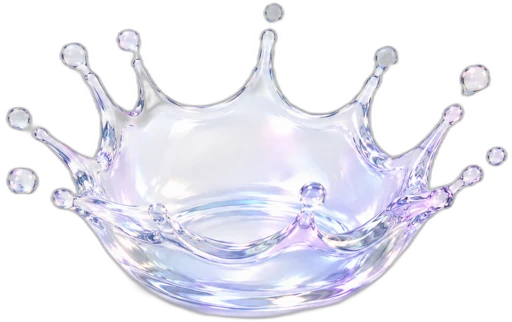
#> input picture brand-assets/corona-salpicadura-liquida.webp, 512 x 322 px
$ python -i signal_email_pipeline.py   (imports and definitions only)
#> lines starting #> are read from the running program, lines starting #| are printed output that depends on the picture
# -*- coding: utf-8 -*-
"""
The Signal, email pipeline.
Turns the LIGHT web edition (the b1/Pearl design Jon loves) into a self contained
Gmail email by rendering it as retina image strips. This is THE approved way to get
the design into the inbox (email HTML cannot render the real design).

Usage:
    python signal_email_pipeline.py <path-to-light-edition.html> [issue_no]

Output: writes Signal-<issue>-EMAIL-claro.html into the SensaLab email folder, with
the strips hosted, and prints the strip URLs. Then create the Gmail draft from that
HTML (that step uses the Gmail connector, done by the assistant).
"""
import sys, subprocess, tempfile, pathlib
from PIL import Image

MSEDGE = r"C:\Program Files (x86)\Microsoft\Edge\Application\msedge.exe"
OUTDIR = pathlib.Path(r"C:\Users\jonmo\OneDrive\Desktop\SensaLab\06-Web-y-Dev\Newsletter\ediciones\2026-08-Signal\email")
DEFAULT_SRC = r"C:\Users\jonmo\OneDrive\Desktop\SensaLab\06-Web-y-Dev\Newsletter\ediciones\2026-08-Signal\web\Signal-20-hoy-web.html"


# [7 lines left out: function render, not called in this run]


def trim_and_slice(png, n=6):
#> called with n = 6
    im = Image.open(png).convert("RGB"); W, H = im.size; px = im.load()
#> after `im = Image.open(png).convert('RGB')`:
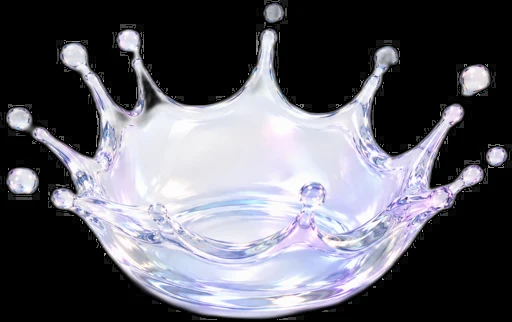
#> im: PIL image 512x322 RGB; mean R, G, B 94.7, 94.6, 102.8
#> after `W, H = im.size`: W = 512; H = 322
    trail = px[W // 2, H - 1]
#> trail = (0, 0, 0)
    def rowdiff(y):
        return max(max(abs(px[x, y][c] - trail[c]) for c in range(3)) for x in range(0, W, 60))
    bottom = H
#> bottom = 322
    for y in range(H - 1, 0, -3):
        if rowdiff(y) > 18:
            bottom = min(H, y + 24); break
#> this loop made 2 passes
#> bottom on pass 2: 322
    im = im.crop((0, 0, W, bottom)); W, H2 = im.size
#> after `W, H2 = im.size`: H2 = 322
    step = -(-H2 // n); out = []
#> after `step = -(-H2 // n)`: step = 54
    for i in range(n):
        y0 = i * step; y1 = min(H2, (i + 1) * step)
        if y0 >= y1: break
        s = im.crop((0, y0, W, y1)); p = png.parent / ("strip%d.jpg" % (i + 1))
        s.save(p, quality=87, optimize=True); out.append(p)
#> this loop made 1 pass
#> pass 1, in trim_and_slice, `s = im.crop((0, y0, W, y1))`:
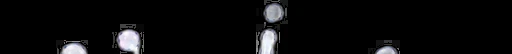
#> s: PIL image 512x54 RGB; mean R, G, B 11.4, 11.5, 12.1
#> after the loop, out = []
    return out


# [43 lines left out: functions upload, build_email, main, not called in this run]


# [2 lines not run here, left out]

#> (the run stopped early here; a loop or call above may not have finished)

$ run again, on brand-assets/arrecife-fractal-panoramico-centrado.webp
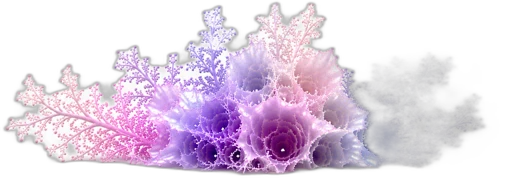
#> input picture brand-assets/arrecife-fractal-panoramico-centrado.webp, 512 x 192 px
#> in trim_and_slice, `im = Image.open(png).convert('RGB')`:
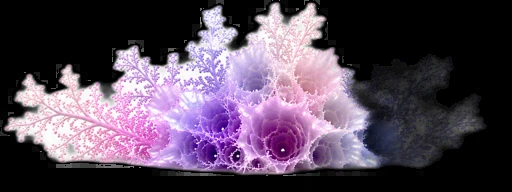
#> im: PIL image 512x192 RGB; mean R, G, B 86.8, 72, 89.9
#> trail = (0, 0, 0)
#> the loop in trim_and_slice, `for y in range(H - 1, 0, -3):` made 7 passes
#> bottom on pass 7: 192
#> the loop in trim_and_slice, `for i in range(n):` made 1 pass
#> pass 1, in trim_and_slice, `s = im.crop((0, y0, W, y1))`:
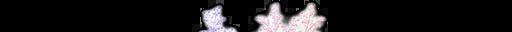
#> s: PIL image 512x32 RGB; mean R, G, B 26, 24.6, 25.8
#> after the loop in trim_and_slice, `for i in range(n):`: out = []

$ run again, on brand-assets/blob-organico-cristal-holografico.webp
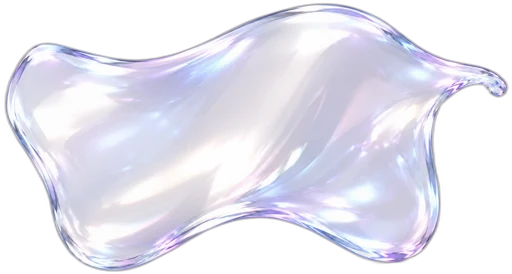
#> input picture brand-assets/blob-organico-cristal-holografico.webp, 512 x 274 px
#> in trim_and_slice, `im = Image.open(png).convert('RGB')`:
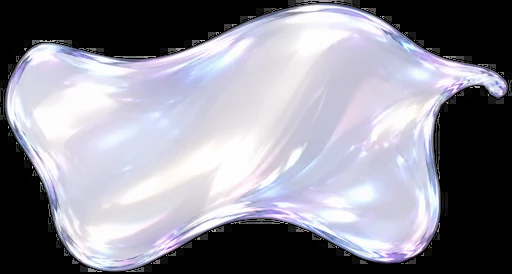
#> im: PIL image 512x274 RGB; mean R, G, B 138.9, 138, 148.6
#> trail = (0, 0, 0)
#> the loop in trim_and_slice, `for y in range(H - 1, 0, -3):` made 2 passes
#> bottom on pass 2: 274
#> the loop in trim_and_slice, `for i in range(n):` made 1 pass
#> pass 1, in trim_and_slice, `s = im.crop((0, y0, W, y1))`:
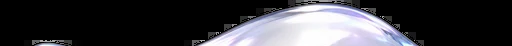
#> s: PIL image 512x46 RGB; mean R, G, B 59, 58.9, 63.3
#> after the loop in trim_and_slice, `for i in range(n):`: out = []
